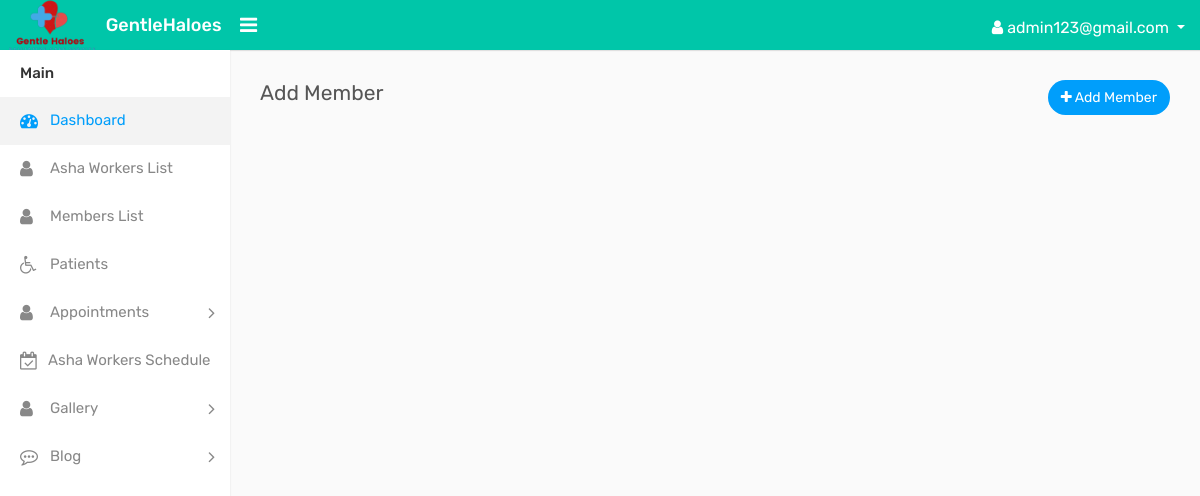
Page /ad_member (signed in) on the earlier database version.
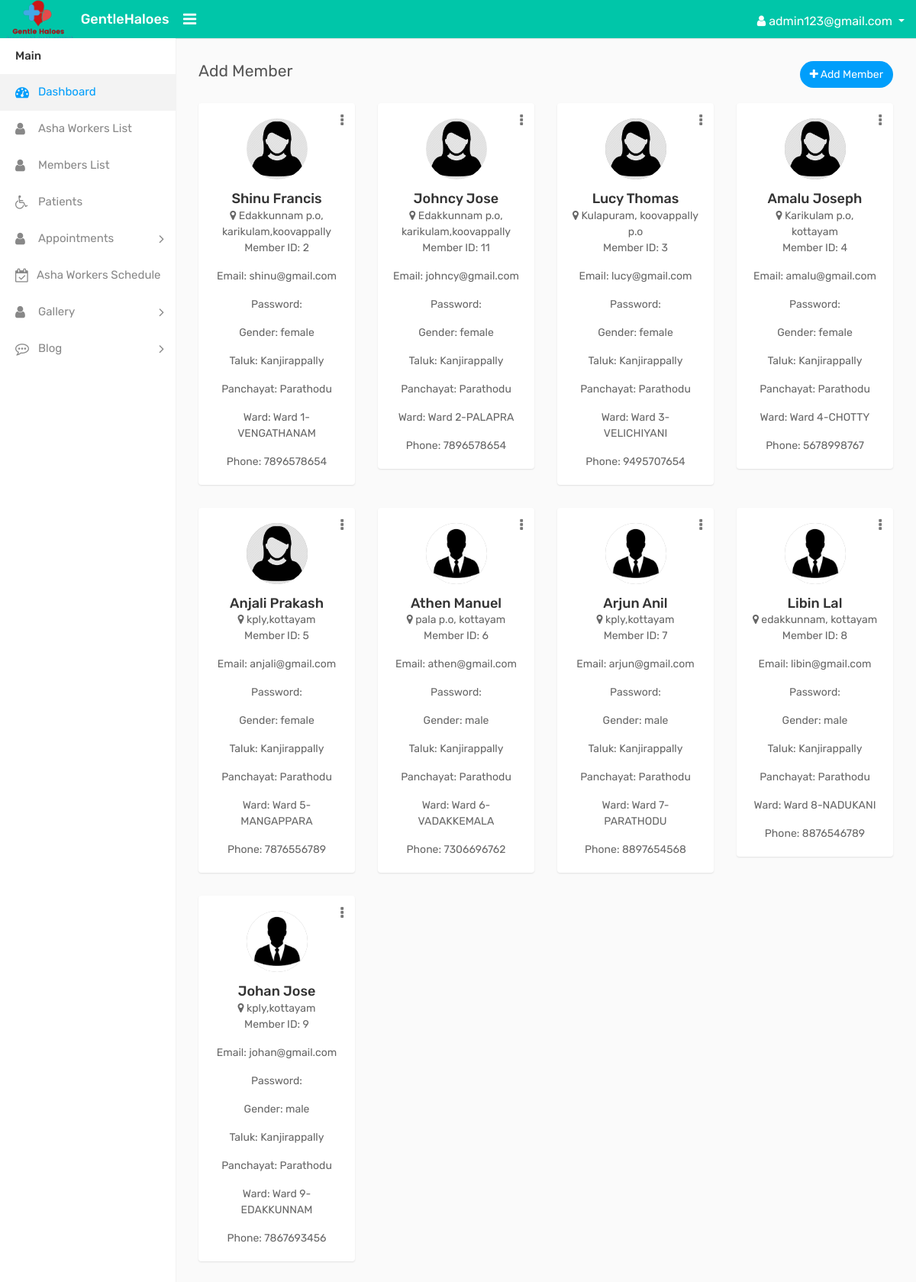
Same page on the later database version.
### GHapp/models.py (models this page shows, shortened)
class CustomUser(AbstractUser):
    PATIENTS = 1
    ASHAWORKER = 2
    HCA = 3
    ADMIN = 4
    NURSE=5
    MEMBER=6
    ROLE_CHOICE = (
        ( PATIENTS, ' PATIENTS'),
        (ASHAWORKER, 'ASHAWORKER'),
        (HCA, 'HCA'),
        (ADMIN,'ADMIN'),
        (NURSE,'NURSE'),
        (MEMBER,'MEMBER'),
    )
    username=None
    first_name = None
    last_name = None
    USERNAME_FIELD = 'email'
    email = models.EmailField(max_length=100, unique=True)
    password = models.CharField(max_length=128)
    role = models.PositiveSmallIntegerField(choices=ROLE_CHOICE, blank=True, null=True,default='1')
    is_admin = models.BooleanField(default=False)
    is_staff = models.BooleanField(default=False)
    is_active = models.BooleanField(default=True)
    is_superadmin = models.BooleanField(default=False)
    REQUIRED_FIELDS = []
    objects = UserManager()

class Member(models.Model):
    user = models.OneToOneField(CustomUser, on_delete=models.CASCADE, blank=True, null=True)
    user = models.ForeignKey(CustomUser, on_delete=models.CASCADE, blank=True, null=True)
    Name = models.CharField(max_length=100)
    email = models.EmailField(blank=True, null=True)
    admin_set_password = models.CharField(max_length=128, blank=True, null=True)
    gender = models.CharField(max_length=10, choices=[('Male', 'Male'), ('Female', 'Female'), ('Other', 'Other')])
    address = models.TextField()
    taluk = models.CharField(max_length=100)
    Panchayat = models.CharField(max_length=100)
    wardmem = models.IntegerField(max_length=100,blank=True, null=True)
    phone = models.IntegerField()
    profile_photo = models.ImageField(upload_to='profile_photos/', blank=True, null=True)
    id_proof = models.FileField(upload_to='id_proofs/', blank=True, null=True)
    reset_password = models.CharField(max_length=128, null=True, blank=True)  # New field for reset password
    is_active = models.BooleanField(default=True)
    class Meta:
            unique_together = (("id", "wardmem"),)

### GHapp/views.py (the view)
# urls.py: path('ad_member', views.ad_member, name="ad_member"),
@login_required(login_url='login_page')
def ad_member(request):
    members = Member.objects.all().order_by('wardmem')
    print(members)
    return render(request, 'admin_temp/ad_member.html', {'members': members})

### templates/admin_temp/ad_member.html (shortened to what this page needs)
{% load static %}
<!DOCTYPE html>
<html lang="en">
<head>
    <link rel="stylesheet" type="text/css" href="{% static 'assets/css/bootstrap.min.css' %}">
    <link rel="stylesheet" type="text/css" href="{% static 'assets/css/font-awesome.min.css' %}">
    <link rel="stylesheet" type="text/css" href="{% static 'assets/css/style.css' %}">
</head>
<body>
    <div class="main-wrapper">
        <div class="header">
			<div class="header-left">
				<a href="{% url 'ad_member' %}" class="logo">
					<img src="{% static 'images/ghbc1.png' %}" width="100" height="55" alt=""><span>GentleHaloes</span>
				</a>
			</div>
			 <a id="toggle_btn" href="javascript:void(0);"><i class="fa fa-bars"></i></a>
            <ul class="nav user-menu float-right">
                <li class="nav-item dropdown has-arrow">
                    <a href="#" class="dropdown-toggle nav-link user-link" data-toggle="dropdown">
                        <i class="fa fa-user" aria-hidden="true"></i>
                        <span>{{ user.email }}</span>
                    </a>
                </li>
            </ul>
            </div>
        </div>
        <div class="sidebar" id="sidebar">
            <div class="sidebar-inner slimscroll">
                <div id="sidebar-menu" class="sidebar-menu">
                    <ul>
                        <li class="menu-title">Main</li>
                        <li class="active">
                            <a href="{% url 'admin_dashboard' %}"><i class="fa fa-dashboard"></i> <span>Dashboard</span></a>
                        </li>
                        <li >
							<a href="{% url 'ad_ashaworker' %}"><i class="fa fa-user"></i> <span>Asha Workers List </span></a>
						</li>
                        <li >
							<a href="{% url 'ad_member' %}"><i class="fa fa-user"></i> <span>Members List </span></a>
						</li>
                         <li>
                            <a href="{% url 'patients' %}"><i class="fa fa-wheelchair"></i> <span>Patients</span></a>
                        </li>
                        <li class="submenu">
							<a href="#"><i class="fa fa-user"></i> <span>Appointments </span> <span class="menu-arrow"></span></a>
						</li>
                        <li>
                            <a href="{% url 'schedule' %}"><i class="fa fa-calendar-check-o"></i> <span>Asha Workers Schedule</span></a>
                        </li>
                        <li class="submenu">
							<a href="#"><i class="fa fa-user"></i> <span> Gallery </span> <span class="menu-arrow"></span></a>
						</li>
                        <li class="submenu">
                            <a href="#"><i class="fa fa-commenting-o"></i> <span> Blog</span> <span class="menu-arrow"></span></a>
                        </li>
                    </ul>
                </div>
            </div>
        </div>
        <div class="page-wrapper">
            <div class="content">
                <div class="row">
                    <div class="col-sm-4 col-3">
                        <h4  class="page-title" id="ashalist">Add Member</h4>
                    </div>
                    <div class="col-sm-8 col-9 text-right m-b-20">
                        <a href="{% url 'add_member' %}"  class="btn btn-primary btn-rounded float-right"><i class="fa fa-plus" id="addasha"></i> Add Member</a>
                    </div>
                </div>
                <div class="row doctor-grid">
                    {% if members %}
                        {% for member in members %}
                            {% if member.is_active %}
                            <div class="col-md-4 col-sm-4 col-lg-3">
                                <div class="profile-widget">
                                     <div class="doctor-img">
                                        <a class="avatar" href="profile.html">
                                            <img alt="" src="{{ member.profile_photo.url }}">
                                        </a>
                                    </div>
                                   <div class="dropdown profile-action">
                                        <a href="#" class="action-icon dropdown-toggle" data-toggle="dropdown" aria-expanded="false"><i class="fa fa-ellipsis-v"></i></a>
                                    </div>
                                    <h4 class="doctor-name text-ellipsis"><a href="profile.html">{{ member.Name }}</a></h4>
                                    <div class="user-country">
                                        <i class="fa fa-map-marker"></i> {{ member.address }}
                                    </div>
                                    <div>
                                        <p>Member ID: {{ member.id }}</p>
                                        <p class="card-text">Email: {{ member.email }}</p>
                                       <p class="card-text">Password: {{ member.password }}</p>
                                        <p class="card-text">Gender: {{ member.get_gender_display }}</p>
                                        <p class="card-text">Taluk: {{ member.taluk }}</p>
                                        <p class="card-text">Panchayat: {{ member.Panchayat }}</p>
                                     <p class="card-text">Ward: {{ member.wardmem }}</p>
                                        <p class="card-text">Phone: {{ member.phone }}</p>
                                    </div>
                                </div>
                            </div>
                            {% endif %}
                        {% endfor %}
                    {% else %}
                        {% comment %} <div class="col-md-12">
                            <p>No records found for "{{ search_query }}".</p>
                        </div> {% endcomment %}
                    {% endif %}
                </div>
            </div>
    </div>
</body>
</html>

### templates/admin_temp/ad_member.html (style rules this page uses)
.header { background-color: #00c6a9; left: 0; position: fixed; right: 0; top: 0; z-index: 1039; height: 50px; box-shadow: 0 1px 1px rgba(0, 0, 0, 0.1); }

Differences in the rows shown:
added Member: profile_photo (picture), Name "Shinu Francis", address "Edakkunnam p.o, karikulam,koovappally", id "2", email "shinu@gmail.com", gender "female", taluk "Kanjirappally", Panchayat "Parathodu", wardmem "Ward 1-VENGATHANAM", phone "7896578654"
added Member: profile_photo (picture), Name "Johncy Jose", address "Edakkunnam p.o, karikulam,koovappally", id "11", email "johncy@gmail.com", gender "female", taluk "Kanjirappally", Panchayat "Parathodu", wardmem "Ward 2-PALAPRA", phone "7896578654"
added Member: profile_photo (picture), Name "Lucy Thomas", address "Kulapuram, koovappally p.o", id "3", email "lucy@gmail.com", gender "female", taluk "Kanjirappally", Panchayat "Parathodu", wardmem "Ward 3-VELICHIYANI", phone "9495707654"
added Member: profile_photo (picture), Name "Amalu Joseph", address "Karikulam p.o, kottayam", id "4", email "amalu@gmail.com", gender "female", taluk "Kanjirappally", Panchayat "Parathodu", wardmem "Ward 4-CHOTTY", phone "5678998767"
added Member: profile_photo (picture), Name "Anjali Prakash", address "kply,kottayam", id "5", email "anjali@gmail.com", gender "female", taluk "Kanjirappally", Panchayat "Parathodu", wardmem "Ward 5-MANGAPPARA", phone "7876556789"
added Member: profile_photo (picture), Name "Athen Manuel", address "pala p.o, kottayam", id "6", email "athen@gmail.com", gender "male", taluk "Kanjirappally", Panchayat "Parathodu", wardmem "Ward 6-VADAKKEMALA", phone "7306696762"
added Member: profile_photo (picture), Name "Arjun Anil", address "kply,kottayam", id "7", email "arjun@gmail.com", gender "male", taluk "Kanjirappally", Panchayat "Parathodu", wardmem "Ward 7-PARATHODU", phone "8897654568"
added Member: profile_photo (picture), Name "Libin Lal", address "edakkunnam, kottayam", id "8", email "libin@gmail.com", gender "male", taluk "Kanjirappally", Panchayat "Parathodu", wardmem "Ward 8-NADUKANI", phone "8876546789"
added Member: profile_photo (picture), Name "Johan Jose", address "kply,kottayam", id "9", email "johan@gmail.com", gender "male", taluk "Kanjirappally", Panchayat "Parathodu", wardmem "Ward 9-EDAKKUNNAM", phone "7867693456"
